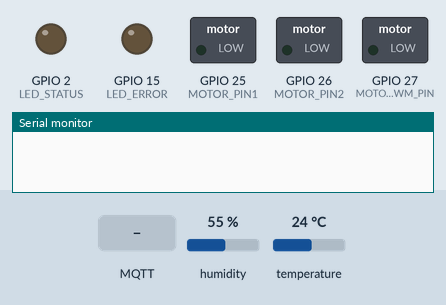
Recording of a sketch running on a simulated ESP32. Parts: switched loads named in the sketch (green lamp = pin HIGH), output pins drawn as LEDs (lit = HIGH), the last lines printed to the serial monitor. Dashed ring = blinking. The inputs (shaded band) are chosen by the test bench; at power-on: humidity 55 %, temperature 24 °C. WiFi joins after 1.5 s; servers stay silent unless stated; no MQTT or app messages arrive unless stated.

Above: at 0.0 s.
At 2.2 s:
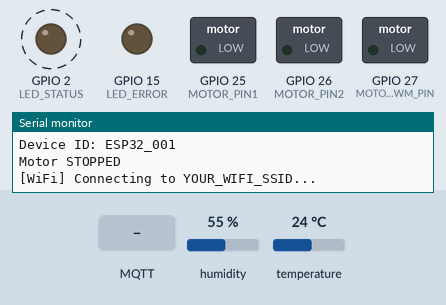
2.3 s: MQTT message "START" arrives on the first subscribed topic
11.5 s: MQTT message "1" arrives on the first subscribed topic
Timing chart, 0 to 21.0 s (numbered marks = the images above; inputs shaded):
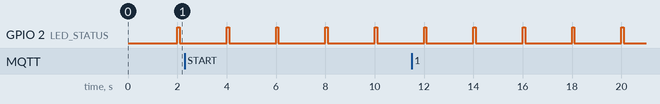

The sketch:

lensclear_esp32.ino
```cpp
/*
 * LensClear ESP32 IoT Firmware
 *
 * Features:
 * - Non-blocking WiFi & MQTT connection re-tries
 * - Robust Command Handling (JSON)
 * - Fixed Speed Motor Control
 * - Heartbeat/Sensor Reporting
 */

#include <WiFi.h>
#include <PubSubClient.h>
#include <DHT.h>
#include <ArduinoJson.h>

// ==================== CONFIGURATION ====================
// WiFi Credentials
const char* WIFI_SSID = "YOUR_WIFI_SSID";
const char* WIFI_PASSWORD = "YOUR_WIFI_PASSWORD";

// MQTT Broker Configuration
const char* MQTT_SERVER = "192.168.1.100";  // Your backend server IP
const int MQTT_PORT = 1883;
const char* DEVICE_ID = "ESP32_001";  // Unique device ID
const char* AUTH_TOKEN = "your_device_auth_token_here";

// Pin Definitions
#define MOTOR_PIN1 25
#define MOTOR_PIN2 26
#define MOTOR_PWM_PIN 27 // Still used for Enable/Speed but fixed at max
#define DHT_PIN 4
#define LED_STATUS 2
#define LED_ERROR 15

// Sensor Configuration
#define DHT_TYPE DHT22
DHT dht(DHT_PIN, DHT_TYPE);

// Motor Configuration
#define PWM_CHANNEL 0
#define PWM_FREQUENCY 5000
#define PWM_RESOLUTION 8
const int MOTOR_SPEED_FULL = 255;

// Timing Configuration
const long SENSOR_INTERVAL = 5000;
const long WIFI_RETRY_INTERVAL = 5000;
const long MQTT_RETRY_INTERVAL = 5000;

// ==================== GLOBAL VARIABLES ====================
WiFiClient espClient;
PubSubClient mqttClient(espClient);

unsigned long lastSensorUpdate = 0;
unsigned long lastWiFiRetry = 0;
unsigned long lastMqttRetry = 0;
bool motorRunning = false;

// MQTT Topics
String topicCommandMotor;
String topicSensorData;
String topicStatus;
String topicResponse;

// ==================== FUNCTION DECLARATIONS ====================
void connectWiFi();
void connectMQTT();
void mqttCallback(char* topic, byte* payload, unsigned int length);
void publishSensorData();
void publishStatus(const char* status);
void executeCommand(JsonDocument& doc);
void startMotor();
void stopMotor();
void runCleaningCycle(int durationMs);
float readTemperature();
void blinkLED(int pin, int times);

// ==================== SETUP ====================
void setup() {
  Serial.begin(115200);
  delay(1000); // Allow serial to stabilize

  Serial.println("\n\n=== LensClear ESP32 Firmware Starting ===");
  Serial.println("Device ID: " + String(DEVICE_ID));

  // Initialize Pins
  pinMode(MOTOR_PIN1, OUTPUT);
  pinMode(MOTOR_PIN2, OUTPUT);
  pinMode(LED_STATUS, OUTPUT);
  pinMode(LED_ERROR, OUTPUT);

  // Setup PWM
  ledcSetup(PWM_CHANNEL, PWM_FREQUENCY, PWM_RESOLUTION);
  ledcAttachPin(MOTOR_PWM_PIN, PWM_CHANNEL);

  // Initialize Sensors
  dht.begin();

  // Initial State
  stopMotor();

  // Define Topics
  topicCommandMotor = "devices/" + String(DEVICE_ID) + "/commands/motor";
  topicSensorData = "devices/" + String(DEVICE_ID) + "/sensors/data";
  topicStatus = "devices/" + String(DEVICE_ID) + "/status";
  topicResponse = "devices/" + String(DEVICE_ID) + "/response";

  // MQTT Client Setup
  mqttClient.setServer(MQTT_SERVER, MQTT_PORT);
  mqttClient.setCallback(mqttCallback);

  // Initial Connection Attempt (Blocking just for startup is okay, but we use non-blocking loop later)
  connectWiFi();
}

// ==================== MAIN LOOP ====================
void loop() {
  unsigned long currentMillis = millis();

  // 1. Maintain WiFi Connection
  if (WiFi.status() != WL_CONNECTED) {
    if (currentMillis - lastWiFiRetry >= WIFI_RETRY_INTERVAL) {
      lastWiFiRetry = currentMillis;
      connectWiFi();
    }
  }
  // 2. Maintain MQTT Connection (only if WiFi is up)
  else {
    if (!mqttClient.connected()) {
      if (currentMillis - lastMqttRetry >= MQTT_RETRY_INTERVAL) {
        lastMqttRetry = currentMillis;
        connectMQTT();
      }
    } else {
      // Client connected, process incoming
      mqttClient.loop();

      // 3. Publish Data Periodically
      if (currentMillis - lastSensorUpdate >= SENSOR_INTERVAL) {
        lastSensorUpdate = currentMillis;
        publishSensorData();
      }
    }
  }

  // Alive blink
  if (currentMillis % 2000 < 100) {
      digitalWrite(LED_STATUS, HIGH);
  } else {
      digitalWrite(LED_STATUS, LOW);
  }
}

// ==================== WIFI & MQTT ====================
void connectWiFi() {
  Serial.println("[WiFi] Connecting to " + String(WIFI_SSID) + "...");
  WiFi.mode(WIFI_STA);
  WiFi.begin(WIFI_SSID, WIFI_PASSWORD);
  // We don't block here with 'while', check status in next loop iteration
  // But for initial connect, a small check is fine.
  // Actually, WiFi.begin returns immediately. The loop checks status.
}

void connectMQTT() {
  Serial.print("[MQTT] Connecting to broker...");

  // Connect with ID, User, Pass (User/Pass same for simplicity or as config)
  if (mqttClient.connect(DEVICE_ID, DEVICE_ID, AUTH_TOKEN)) {
    Serial.println(" Connected!");
    digitalWrite(LED_ERROR, LOW);

    // Subscribe
    mqttClient.subscribe(topicCommandMotor.c_str());
    Serial.println("Subscribed to: " + topicCommandMotor);

    // Announce Online
    publishStatus("online");
  } else {
    Serial.print(" Failed (rc=");
    Serial.print(mqttClient.state());
    Serial.println(")");
    digitalWrite(LED_ERROR, HIGH);
  }
}

void mqttCallback(char* topic, byte* payload, unsigned int length) {
  Serial.print("Message on [");
  Serial.print(topic);
  Serial.print("]: ");

  // Limit payload size to prevent overflow
  if (length > 256) length = 256;

  StaticJsonDocument<512> doc;
  DeserializationError error = deserializeJson(doc, payload, length);

  if (error) {
    Serial.print("deserializeJson() failed: ");
    Serial.println(error.c_str());
    return;
  }

  // Use serializeJson to pretty print to serial for debug
  serializeJson(doc, Serial);
  Serial.println();

  executeCommand(doc);
}

// ==================== COMMAND EXECUTION ====================
void executeCommand(JsonDocument& doc) {
  const char* command = doc["command"];
  bool success = true;
  String errorMsg = "";
  unsigned long startTime = millis();

  Serial.print("CMD: ");
  Serial.println(command);

  if (strcmp(command, "START") == 0 || strcmp(command, "start_motor") == 0) {
    startMotor(); // Fixed speed
  }
  else if (strcmp(command, "STOP") == 0 || strcmp(command, "stop_motor") == 0) {
    stopMotor();
  }
  else if (strcmp(command, "CYCLE") == 0 || strcmp(command, "run_cycle") == 0) {
    // Run cycle: e.g. run for 5 seconds then stop
    // Note: Since this is blocking 'delay', it might block MQTT keepalives.
    // In production, use state machine. For now, short delays are Acceptable.
    // Or better: set a flag 'cycleActive' and handle in loop.
    // For simplicity of this refactor, we'll do a simple blocking sequence
    // BUT we must call mqttClient.loop() if it's long.

    Serial.println("Starting cleaning cycle...");
    startMotor();
    unsigned long cycleStart = millis();
    while (millis() - cycleStart < 5000) {
        // Keep MQTT alive
        if (millis() % 100 == 0) mqttClient.loop();
        delay(10);
    }
    stopMotor();
    Serial.println("Cycle complete.");
  }
  else if (strcmp(command, "PING") == 0) {
    String msg = "PING";
    if (doc["parameters"].containsKey("message")) {
        msg = doc["parameters"]["message"].as<String>();
    }
    Serial.print("🔔 PING RECEIVED: ");
    Serial.println(msg);
  }
  else {
    success = false;
    errorMsg = "Unknown command";
    Serial.println("Unknown command received");
  }

  // Send ACK
  StaticJsonDocument<256> resp;
  resp["success"] = success;
  resp["command"] = command;
  resp["responseTime"] = millis() - startTime;
  if (!success) resp["error"] = errorMsg;

  char buffer[256];
  serializeJson(resp, buffer);
  mqttClient.publish(topicResponse.c_str(), buffer);
}

// ==================== MOTOR LOGIC ====================
void startMotor() {
  digitalWrite(MOTOR_PIN1, HIGH);
  digitalWrite(MOTOR_PIN2, LOW);
  ledcWrite(PWM_CHANNEL, MOTOR_SPEED_FULL); // Always full speed
  motorRunning = true;
  publishStatus("running");
  Serial.println("Motor STARTED (Full Speed)");
}

void stopMotor() {
  digitalWrite(MOTOR_PIN1, LOW);
  digitalWrite(MOTOR_PIN2, LOW);
  ledcWrite(PWM_CHANNEL, 0);
  motorRunning = false;
  publishStatus("idle");
  Serial.println("Motor STOPPED");
}

// ==================== SENSORS ====================
void publishSensorData() {
  float temp = dht.readTemperature();
  if (isnan(temp)) temp = 0.0;

  // Simulated RPM for feedback
  int rpm = motorRunning ? 3000 : 0;

  StaticJsonDocument<256> doc;
  doc["temperature"] = temp;
  doc["rpm"] = rpm;
  doc["timestamp"] = millis(); // Backend will overwrite with server time

  char buffer[256];
  serializeJson(doc, buffer);
  mqttClient.publish(topicSensorData.c_str(), buffer);

  Serial.print("Sent Telemetry: ");
  Serial.println(buffer);
}

void publishStatus(const char* status) {
  StaticJsonDocument<128> doc;
  doc["status"] = status;

  char buffer[128];
  serializeJson(doc, buffer);
  mqttClient.publish(topicStatus.c_str(), buffer, true); // Retained
}

void blinkLED(int pin, int times) {
  for(int i=0; i<times; i++) {
    digitalWrite(pin, !digitalRead(pin));
    delay(100);
    digitalWrite(pin, !digitalRead(pin));
    delay(100);
  }
}
```

Measured:
- by itself, GPIO 2 (LED_STATUS): alternates HIGH for 0.10 s and LOW for 1.9 s
